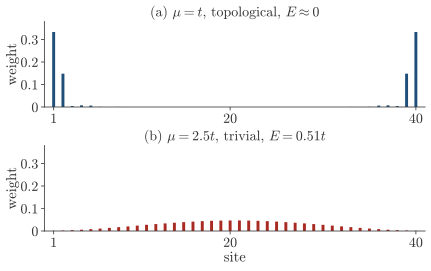

Generate this figure with Python:
"""Session 5, where the lowest state of an open Kitaev chain sits, in the topological and in the trivial phase.

The exact chain (5.19) in numpy, from _g5_kitaev.bdg, with N=40 sites and Delta=0.5t, at mu=t and mu=2.5t. The weight on site n
is |u_n|^2+|v_n|^2 of the lowest state with E>0. Redrawn on 2026-11-21 with the weight and the site as named axes with ticks,
on a scale that the two panels share, under the same name."""
import os, sys
sys.path.insert(0, os.path.dirname(os.path.abspath(__file__)))
import numpy as np
import matplotlib.pyplot as plt
import _g5_kitaev as kc
style = kc.style

N, t, D = 40, 1.0, 0.5
w1, e1 = kc.lowest_state(N, t, 1.0, D)
w2, e2 = kc.lowest_state(N, t, 2.5, D)
assert abs(w1.sum() - 1) < 1e-9 and e1 < 1e-4 and e2 > 0.3
assert w1[:4].sum() + w1[-4:].sum() > 0.9 and w2[N // 2 - 8:N // 2 + 8].sum() > 0.5
# the numbers of the caption and of the panels: E below 1e-9 t at mu=t, and 0.51t at mu=2.5t
assert e1 < 1e-9 and abs(e2 - 0.51) < 0.005, (e1, e2)
assert np.allclose(w1, w1[::-1], atol=1e-5) and np.allclose(w2, w2[::-1], atol=1e-9)
print('E at mu=t', e1, 'E at mu=2.5t', round(e2, 4), 'largest weight', round(w1.max(), 4), round(w2.max(), 4))

plt.rcParams.update({'font.size': 10.5})
fig, axs = plt.subplots(2, 1, figsize=(13.0 * style.CM, 7.2 * style.CM), sharex=True, gridspec_kw=dict(hspace=0.45))
yt = [(0, '$0$'), (0.1, '$0.1$'), (0.2, '$0.2$'), (0.3, '$0.3$')]
for ax, w, col, ttl in ((axs[0], w1, style.ACCENT, r'(a) $\mu=t$, topological, $E\approx 0$'),
                        (axs[1], w2, style.BROKEN, r'(b) $\mu=2.5t$, trivial, $E=%.2ft$' % e2)):
    kc.draw_weight(ax, w, (0, 0.38), yt, color=col, lw=2.2)
    ax.text(0.5, 1.02, ttl, transform=ax.transAxes, ha='center', va='bottom', fontsize=10.5)
axs[0].set_xlabel('')
axs[0].tick_params(labelbottom=True)
axs[1].set_xticks([1, 20, 40]); axs[1].set_xticklabels(['1', '20', '40'])
axs[0].set_xticks([1, 20, 40]); axs[0].set_xticklabels(['1', '20', '40'])
style.save(fig, __file__)
